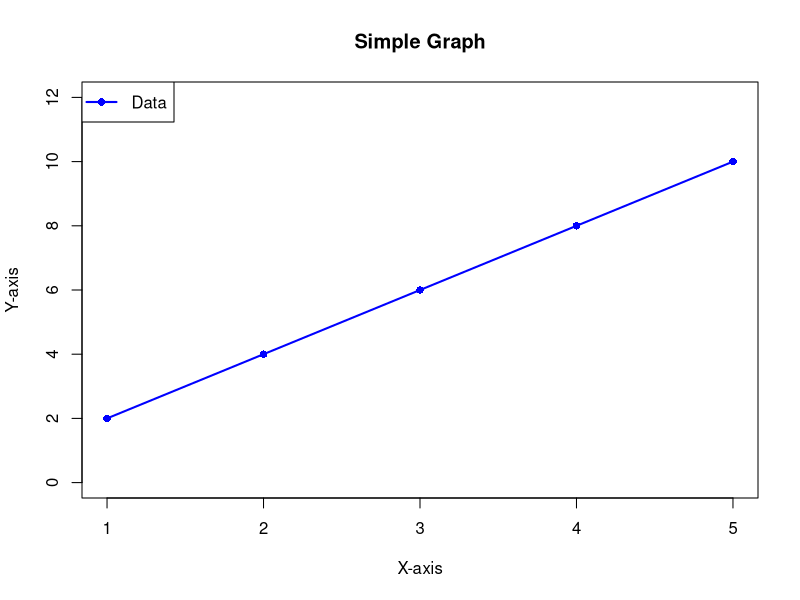

Generate this figure with R:
# Sample data
x <- 1:5
y <- c(2, 4, 6, 8, 10)

# Create a plot with x and y
plot(x, y,
    type = "o", col = "blue", pch = 16, lwd = 2, ylim = c(0, max(y) + 2),
    xlab = "X-axis", ylab = "Y-axis", main = "Simple Graph"
)

# Add a legend
legend("topleft", legend = "Data", col = "blue", pch = 16, lwd = 2)
